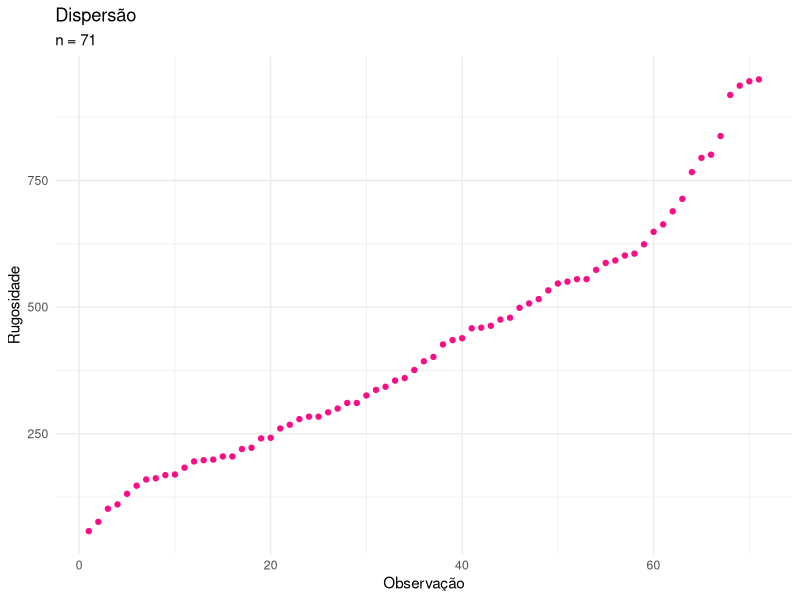
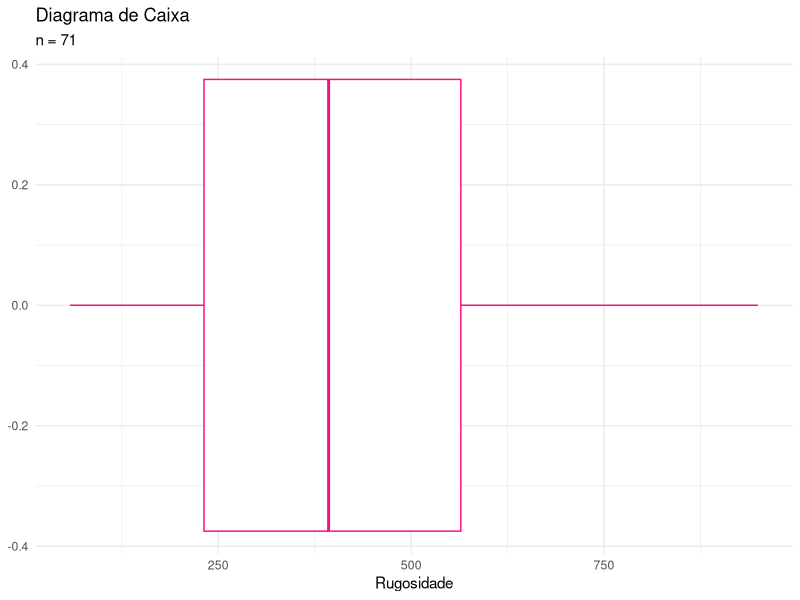
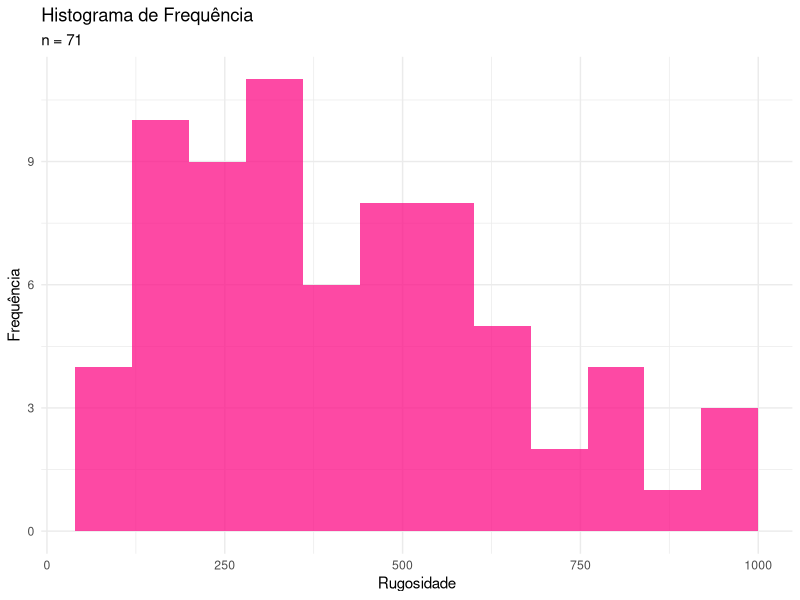
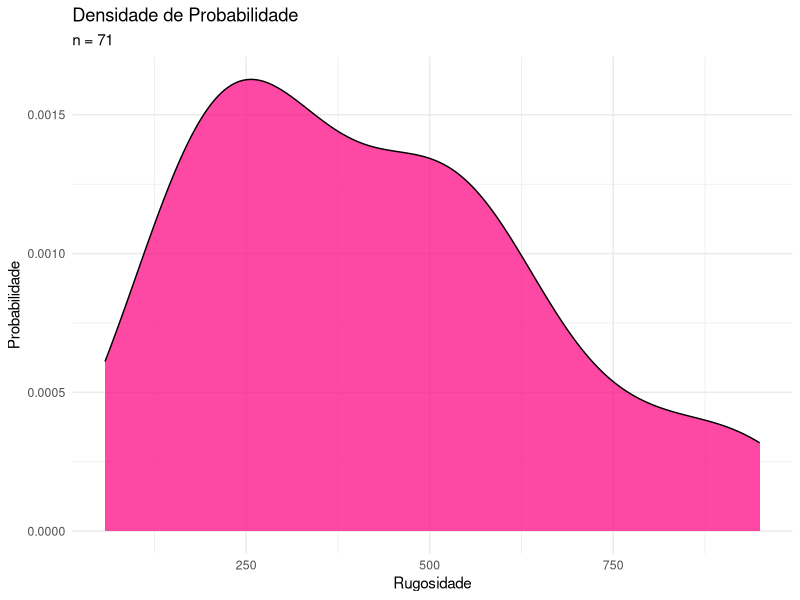
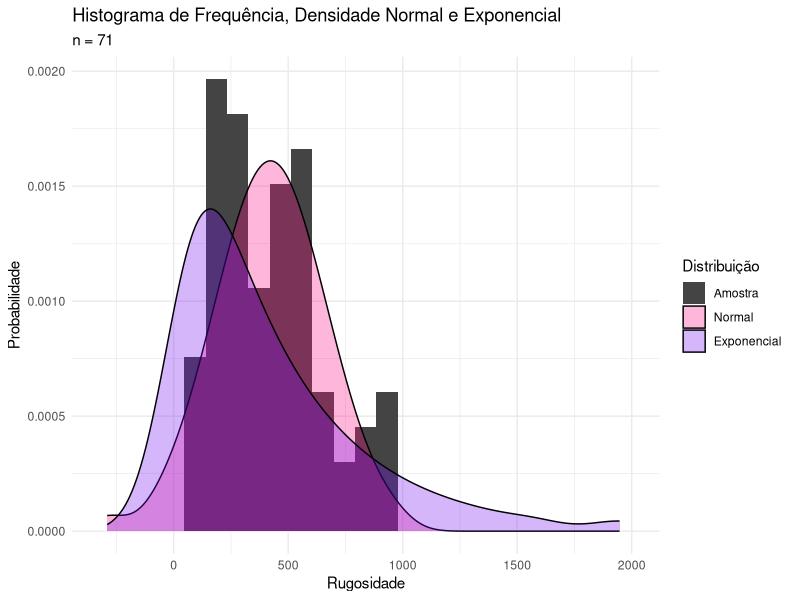
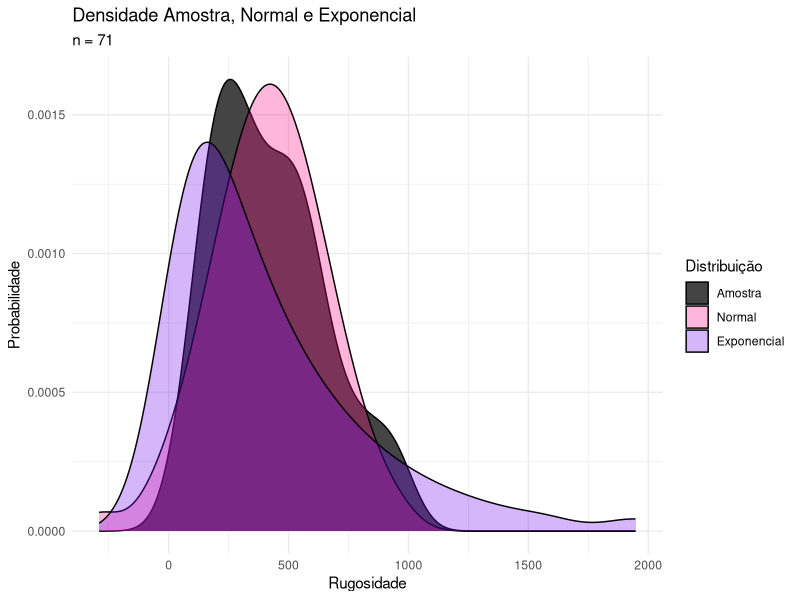
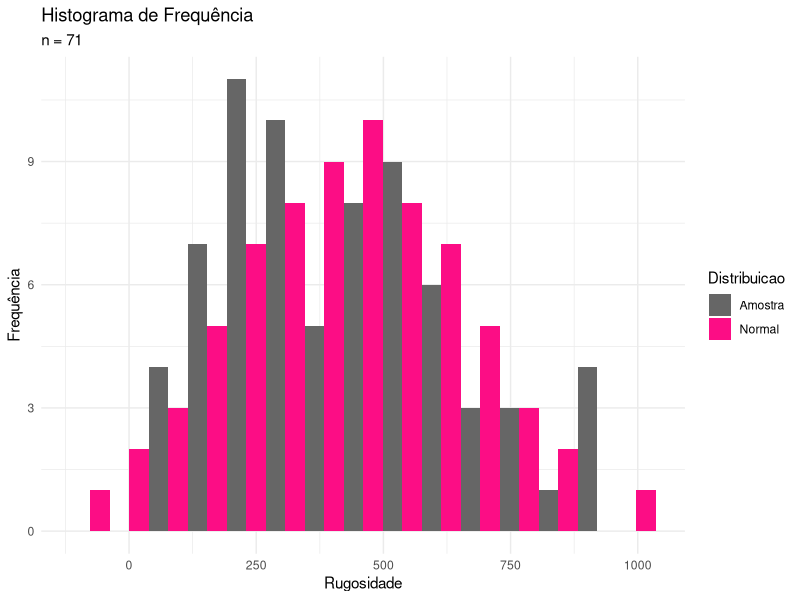
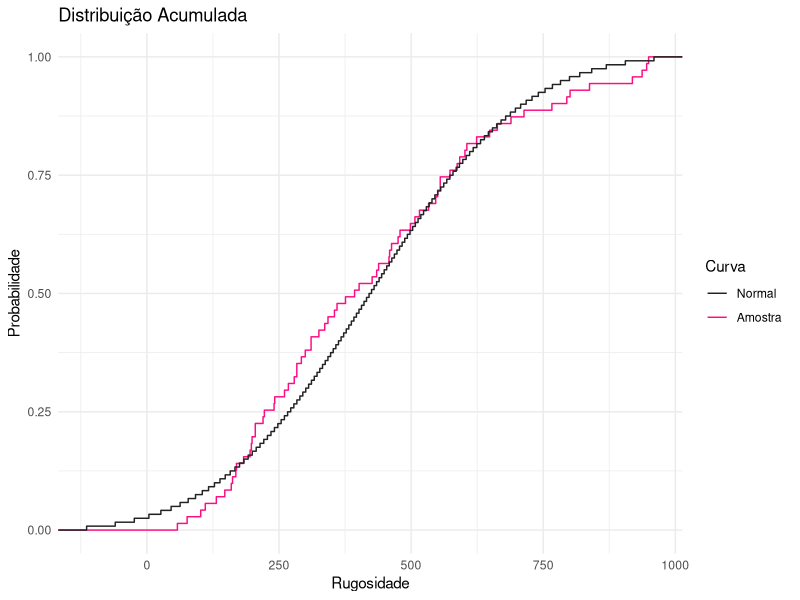

R code for these plots, in order:
### 1ª AP 2021.1
### Técnica de Análise de Dados de Transportes
### Prof. Dr. Manoel Mendonça de Castro Neto
### Aluno: Nelson de O. Quesado Filho
### Matrícula: 504117


## 1ª Questão - Avaliação da Rugosidade de Agregado para Pavimentação Asfáltica

library(tidyverse)
dados <- c(57.7, 76.1, 101.9, 110.5, 131.4, 147.4, 159.7, 162.1, 168.3, 169.5, 183.0, 195.3, 197.7, 199.0, 205.1, 205.1, 219.8, 222.3, 240.7, 241.9, 260.4, 267.7, 278.8, 283.7, 283.7, 292.3, 299.7, 310.7, 310.7, 325.5, 336.5, 342.7, 354.9, 359.8, 375.8, 393.0, 401.6, 426.2, 434.8, 438.5, 458.1, 459.3, 463.0, 475.3, 479.0, 498.6, 507.2, 515.8, 533.0, 546.5, 550.2, 555.1, 555.1, 573.5, 587.1, 592.0, 601.8, 605.5, 623.9, 648.5, 663.2, 689.0, 713.6, 766.4, 794.6, 800.8, 837.6, 918.7, 937.1, 945.7 , 949.4)

# a) (0,5) Que problema motivou o seu interesse em analisar esses dados? Qual é o
# objetivo da sua análise?

# RESPOSTA: A geometria dos grãos, por compor de 85% a 94% do peso total das misturas
# asfálticas,influenciam vários aspectos do desempenho da pavimentação, como permeabilidade,
# rigidez, trabalhabilidade, durabilidde, resistência, segurança e custo.
# Ainda, no Brasil, a indústria da construção civil, em particular o setor de infraestrutura
# viária, é a que mais consome agregados minerais. As projeções de crescimento deste
# setor a longo prazo joga luz sobre a insustentabilidade da exploração mineral, 
# demandando um consumo mais racional deste recurso limitado (LAGO, 2018; DYER et.
# al., 2021).
# Reconhecendo a grande importância da correta especificação e seleção dos agregados
# na indústria da pavimentação asfáltica, esta análise se objetiva a caracterizar
# corretamente determinado agregado a partir de uma amostra de 71 observações utilizando
# inferência estatística.


# b) (0,5) Detalhe o seu método de análise, que deve incluir uma análise descritiva
# da amostra e uma análise da adequabilidade de alguma distribuição de probabilidade
# vista em sala para representar o comportamento populacional da variável.

# RESPOSTA: O método de análise é dividido em três etapas: (I) análise descritiva, (II) 
# verificação de aderência a uma distribuição de probabilidade conhecida e (III) verificação
# do atendimento do requisito (rugosidade entre baixa à moderada).

# (I) A análise descritiva apresenta a tendência central (a partir da média e da mediana),
# a dispersão (a partir do desvio padrão, variância e coeviciente de variância),
# e a forma (a partir de gráficos de dispersão, diagrama de caixa, histograma e 
# densidade).

# (II) A partir da análise descritiva, da comparação da distribuição da amostra
# com as distribuições conhecidas (normal ou exponencial) e da reflexão sobre a
# natureza do fenômeno estudado, decide-se sobre a distribuição de probabilidade
# que será considerada como boa representação da população de onde se extraiu a
# amostra. A aderência da amostra à distribuição conhecida escolhida é verificada
# através de análises gráficas (distrbuição de frequências, gráfico de probabilidade
# acumulada e gráfico quantil-quantil), e do teste Shapiro-Wilk. Este método testa
# a hipótese nula em que determinada amostra se origina de uma população normalmente
# distribuída (Royston, 1982).

# (III) Para avaliação do que é solicitado, será considerado a probabilidade da população
# possuir rugosidade entre 440 e 825, considerando a distribuição de probabilidade
# conhecida testada e as estatísticas da amostra (média e desvio padrão, por exemplo).
# O agregado será aceito caso no mínimo 90% da população esteja classificada de
# acordo com a rugosidade desejada. Este é um critério arbitrário definido pelo analista.

# c) (3,0) Apresente e discuta os resultados da sua análise. 

# RESPOSTA:
# (I) Análise Descritiva

# A variável (rugosidade) do agregado é contínua e, caso o agregado não seja beneficiada,
# pode ser considerada de ocorrência natural, o que geralmente é bem representado
# pela distribuição normal (MONTGOMERY e RUNGER, 2016, cap. 5).

desc <- data.frame(n = length(dados), media = mean(dados), desvio_padrao = sd(dados), variancia = var(dados), coef_var = sd(dados)/mean(dados))
print(desc) # principais estatísticas descritivas

# A análise descritiva apresenta as principais estatísticas da amostra, dentre elas
# a média (422,76), desvio padrão (230,75) e coeficiente de variância (0,55).

quartis <- summary(dados)
print(quartis) # apresentação dos quartis

# Os quartis mostram certa proximidade entre média e mediana, o que pode reforçar
# certa normalidade da amostra (MONTGOMERY e RUNGER, 2016, cap. 5)..

# Gráfico de Dispersão
data.frame(dados) %>% ggplot() +
  geom_point(aes(c(1:71),dados), color = "#FC0D85") +
  labs(title = "Dispersão", subtitle = "n = 71", x = "Observação", y = "Rugosidade") +
  theme_minimal()

# Ainda, a análise dos quartis e da dispercão apresentam uma distribuição razoavelmente
# contínua ao longo da amostra com certa assimetria à direita.

# Boxplot
data.frame(dados) %>% ggplot() +
  geom_boxplot(aes(dados), color = "#FC0D85") +
  labs(title = "Diagrama de Caixa", subtitle = "n = 71", x = "Rugosidade") +
  theme_minimal()

# O diagrama de caixa confirma a assimetria à direita, sem a ocorrência de outliers.

# Histograma de Frequência
data.frame(dados) %>% ggplot(aes(dados)) +
  geom_histogram(fill = "#FC0D85", binwidth = 80, alpha = .75) +
  labs(title = "Histograma de Frequência", subtitle = "n = 71", x = "Rugosidade", y = "Frequência") +
  theme_minimal()

# O histograma, quando produzido com classe de tamanho 80 (escolhido arbitrariamente
# pelo analista após tentativas com diferentes valores), apresenta uma distribuição
# de frequência com crescimento até aproximadamente 300, e decrescimento a partir
# de então. A assimetria à direita também é identificada nesta representação

# Densidade de Probabilidade
data.frame(dados) %>% ggplot(aes(dados)) +
  geom_density(fill = "#FC0D85", alpha = 0.75) +
  labs(title = "Densidade de Probabilidade", subtitle = "n = 71", x = "Rugosidade", y = "Probabilidade")+
  theme_minimal()

# O gráfico de densidade de frequência corrobora o que é discutido a partir do hitograma
# de requência

# (II) Comparação da amostra com distribuições de probabilidade conhecidas.

# Histograma + Densidade Normal e Exponencial
data.frame(dados) %>% ggplot() +
  geom_histogram(aes(dados, y = ..density.., fill = "#444444"), bins = 25) +
  geom_density(aes(qnorm(seq(0.001, .99, length = 71), mean(dados), sd(dados)), fill = "#FC0D85"), alpha = 0.3) +
  geom_density(aes(qexp(seq(0.001, .99, length = 71), 1/mean(dados)), fill = "#750CF2"), alpha = 0.3) +
  scale_fill_identity(name = "Distribuição", breaks = c("#444444", "#FC0D85", "#750CF2"), labels = c("Amostra", "Normal", "Exponencial "), guide = "legend") +
  labs(title = "Histograma de Frequência, Densidade Normal e Exponencial", subtitle = "n = 71", x = "Rugosidade", y = "Probabilidade") +
  theme_minimal()

# Densidade Amostra, Normal e Exponencial
data.frame(dados) %>% ggplot() +
  geom_density(aes(dados, fill = "#444444")) +
  geom_density(aes(qnorm(seq(0.001, .99, length = 71), mean(dados), sd(dados)), fill = "#FC0D85"), alpha = 0.3) +
  geom_density(aes(qexp(seq(0.001, .99, length = 71), 1/mean(dados)), fill = "#750CF2"), alpha = 0.3) +
  scale_fill_identity(name = "Distribuição", breaks = c("#444444", "#FC0D85", "#750CF2"), labels = c("Amostra", "Normal", "Exponencial"), guide = "legend") +
  labs(title = "Densidade Amostra, Normal e Exponencial", subtitle = "n = 71", x = "Rugosidade", y = "Probabilidade") +
  theme_minimal()

# Partindo da análise visual do gráfico apresentado, decide-se por testar a aderência
# da amostra à distribuição normal, pois entende-se que esta é a que mais se aproxima
# da distribuição de frequência da amostra e é coerente com os argumentos apresentados
# na análise descritiva realizada até então.

# Teste de aderência à distribuição normal.

# Histograma de frequência observada vs. distribuição normal.

data.frame(dados = c(dados, qnorm(seq(0.01, 0.99, length = 71), desc$media, desc$desvio_padrao)), Distribuicao = rep(c("Amostra", "Normal"), times = c(71, 71))) %>%
  ggplot() +
  geom_histogram(aes(dados, fill = Distribuicao), position = "dodge", bins = 15) + scale_fill_manual(values = c("#666666", "#FC0D85")) +
  labs(title = "Histograma de Frequência", subtitle = "n = 71", x = "Rugosidade", y = "Frequência") +
  theme_minimal()

# Este gráfico mostra certa semelhança estre as distribuições analisadas, com exceção
# aos valores mais centrais. Espera-se que as diferenças encontradas sejam despresíveis.

# Distribuição de Probabilidade Acumulada
ggplot() +
  stat_ecdf(aes(dados, color = "#FC0D85")) +
  stat_ecdf(aes(qnorm(seq(0.01, 0.99, length = 120), desc$media, desc$desvio_padrao), color = "#222222")) +
  labs(title = "Distribuição Acumulada", x = "Rugosidade", y = "Probabilidade") + scale_color_identity(name = "Curva", breaks = c("#222222", "#FC0D85"), labels = c("Normal", "Amostra "), guide = "legend") +
  theme_minimal()

# A distribuição acumulada reforça a proximidade da distribuição amostral com a
# distribuição normal.

# Gráfico QQ
p <- seq(0.05, 0.95, 0.05) #base do quantil: de 5% a 95% a cada 5%
observed_quantiles <- quantile(dados, p)
theoretical_quantiles <- qnorm(p, mean = desc$media, sd = desc$desvio_padrao)

data.frame(Quantis_Teoricos = theoretical_quantiles, Quantis_Observados = observed_quantiles) %>%
  ggplot(aes(Quantis_Teoricos, Quantis_Observados)) +
  geom_point(color = "#222222") +
  labs(title = "Gráfico Quantil-Quantil", subtitle = "n = 71", x = "Quantis Teóricos", y = "Quantis Observados") +
  geom_abline(slope = 1, color = "#FC0D85") +
  xlim(50, 1000) +
  ylim(50, 1000) +
  theme_minimal()

# A proximidade dos pontos à reta de referência no gráfico quantil-quantil reforça
# a análise feita até então

# Teste shapiro-wilko
shapiro.test(dados)

# O teste Shapiro-Wilko confirma que há 95,2% de chance da amostra se originar de
# uma distribuição normal, considerando o valor P de 0.009.


# (III) Verificaçao do requisito: rugosidade entre 440 e 825.
pnorm(825, desc$media, desc$desvio_padrao) - pnorm(440, desc$media, desc$desvio_padrao)

# Considerando que a distribuição normal representa bem a população de onde a amostra
# foi coletada e que possui mesma média e mesmo desvio padrão, pode-se concluir
# que 42,96% da população (agregados) deve possuir rugosidade entre 440 e 825.

# A partir do critério definido, o agregado não deve ser utilizado.


# d) (0,5) Explicite as premissas (suposições) da sua análise.

# RESPOSTA: Como premissas do método aplicado, pode-se citar as seguintes:
# (i) A amostra representa bem a população.
# (ii) A população pode ser bem representada pela distribuição normal.
# (iii) As pequenas diferenças encontradas entre a distribuição amostral e a distribuição
# normal são despresíveis para a compreensão da população.
# (iv) O critério estabelecido para aceitação do agregado é adequado.

# Referências Bibligráficas
# Dyer, P. P., Silva, S. A., Klinsky, L. M. G., Coppio, G. L., & de Lima, M. G. (2021). Caracterização de areia descartada de fundição como agregado para pavimentação. TRANSPORTES, 29(1), 148–160. https://doi.org/10.14295/transportes.v29i1.2241
# Lago, L. N. Avaliação geológico-geotécnica de agregados de rocha granulítica para uso em pavimentação asfáltica. Dissertação (mestrado) – Pontifícia Universidade Católica do Rio de Janeiro, Departamento de Engenharia Civil, 2018.
# Montgomery, D.C. e Runger, G.C. (2016) Estatística Aplicada e Probabilidade para Engenheiros. LTC – Livros Técnicos e Científicos.
# Royston, P. (1982). An extension of Shapiro and Wilk's W test for normality to large samples. Applied Statistics, 31, 115–124. doi: 10.2307/2347973.

#### FIM DA 1A QUESTÃO

## 2ª Questão - Dimensionamento de Assentos em Ponto de Embarque de Ônibus

dados2 <- c(146.8, 34.7, 170, 24.3, 28, 74.2, 48.6, 75.1, 119.1, 38.3, 24.9, 72, 65.5, 214.7, 7.2, 10.2, 23.5, 90.1, 57.5, 54.7, 37.3, 249.9, 30.3, 22.2, 96.7, 32.5, 152.6, 10, 13.1, 46.1, 15.1, 6.8, 62.1, 50, 0.7, 132.5, 17.5, 7.7, 72, 1.7, 105.4, 43.1, 110.4, 158.8, 0.4, 123.3, 85.1, 30.9, 176.2, 23.4, 89.8, 85.8, 11.3, 91.4, 8, 96.6, 15.2, 30.3, 83.8, 14.4, 114.7, 28.1, 5.4, 27.3, 91.6, 11.1, 9, 28.9, 238, 98.8, 19.6, 20, 34, 3, 6.4, 22.9, 132.8, 42.6, 109.8, 90.6, 146, 23, 219.6, 164.2, 57.7, 28.3, 22.4, 166.7, 1.6, 223.8, 18.7, 76.1, 18.3, 99.8, 92.8, 93.4, 276.1, 10.3, 98.5, 101.2, 42.9, 16.4, 33, 4.1, 11.9, 36.2, 2.2, 2.3, 107.4, 21.3, 103.4, 19.2, 56, 176.5, 41.2, 98.6, 6, 3.1, 5.3, 35.4, 14.2, 37.6, 24.8, 69.7, 46.6, 30.4, 13.8, 93.7, 43, 73, 17.2, 51.2, 43.1, 54.9, 42, 88.4, 15.6, 3.9, 39.3, 1.8, 17.9, 16.9, 3.1, 49, 80.9, 61.5, 108.8, 7.2, 86.7, 32.5, 70.4, 1.3, 6.2, 40.1, 103.5, 110.2, 50.1, 69.8, 20.7, 60.3, 53.2, 19.9, 58.4, 158.5, 71.9, 266, 31.7, 3.4, 99.4, 11, 14.3, 108.3, 30.3, 101.1, 60.2, 33.1, 103, 109.7, 34.2, 8.1, 20.7, 85.3, 37.8, 80.7, 13, 34.2, 59.7, 104.7, 39.3, 69.3, 31.8, 13.7, 34, 64.6, 62.5, 26.3, 100.7, 104, 134.2, 80.5)

# a) (0,5) Que problema motivou o seu interesse em analisar esses dados?
# Qual é o objetivo da sua análise?

# O objetivo desta análise é dimensionar a quantidade de assentos em um ponto de
# embarque de ônibus de maneira a garantir que, em 95% das vezes, as chegadas de
# usuários seja igual ou menor que a quantidade de assentos disponíveis.

# Dessa forma, espera-se otimizar o espaço disponível para os pedestre que ali circulam,
# garantindo conforto os usuários que aguardam o ônibus e mantendo o uso racional
# dos recursos disponíveis para a construção do abrigo de espera,

# b) (0,5)  Detalhe o seu método de análise, que deve incluir a análise descritiva
# da amostra e a análise da adequabilidade de alguma distribuição de probabilidade
# vista em sala para representar o comportamento populacional da variável.

# O método se inicia com a descrição da amostra, através das medidas de tendência
# central, dispersão e forma. Em seguida, utilizando análise visual-gráfica e comparando
# a média com a variância, verifica-se a proximidade da distribuição da amostra com
# a distribuição de poisson.

# Por fim, caso poisson represente adequadamente a amostra, utiliza-se esta distribuição
# teórica para estimar a quantidade de chegada de usuários dentro do itnervalo de tempo
# de chegada de ônibus.

# c) (3,0) Apresente e discuta os resultados da sua análise. 

minuto_chegada <- cumsum(dados2/(60))

qtdclass <- function(x) { # função que conta ocorrências na classe (de 5 em 5 minutos)
  sum(minuto_chegada < x) - sum(minuto_chegada < x -5)
}

chegada <- data.frame(tempo = seq(5, 205, 5)) %>% mutate(ocorrencia = sapply(tempo, qtdclass))

print(chegada)
# ANALISE DESCRITIVA

desc2 <- data.frame(n = length(chegada$ocorrencia), media = mean(chegada$ocorrencia), desvio_padrao = sd(chegada$ocorrencia), coef_var = sd(chegada$ocorrencia)/mean(chegada$ocorrencia), variancia = var(chegada$ocorrencia))

print(desc2) # principais estatísticas descritivas

desc2$variancia/desc2$media # a variância é muito próxima da média, reforçando poisson.

quartis2 <- summary(chegada$ocorrencia)
print(quartis2) # apresentação dos quartis

# Dispersão
chegada %>% ggplot() +
  geom_point(aes(c(1:41), ocorrencia), color = "#E6B900") +
  ylim(0, 11) +
  labs(title = "Dispersão", subtitle = "n = 41", x = "Observação", y = "Ocorrências (usuários/5 min)") +
  theme_minimal()

# Boxplot
chegada %>% ggplot() +
  geom_boxplot(aes(ocorrencia), color = "#E6B900") +
  labs(title = "Diagrama de Caixa", subtitle = "n = 41", x = "Ocorrências (usuários/5 min)") +
  theme_minimal()

# Histograma + Densidade
chegada %>% ggplot(aes(ocorrencia)) +
  geom_histogram(aes(y = ..density..), bins = 10) +
  geom_density(fill = "#E6B900", alpha = 0.5) +
  labs(title = "Histograma de Frequência e Densidade", subtitle = "n = 41", x = "Ocorrências (usuários/5 min)", y = "Probabilidade") +
  theme_minimal()

# Distribuição de Frequência (Comparativo)
data.frame(ocorrencia = c(chegada$ocorrencia, qpois(seq(0.01, 0.99, length = 41), desc2$media)), Distribuicao = rep(c("Amostra", "Poisson"), times = c(41, 41))) %>%
  ggplot() +
  geom_histogram(aes(ocorrencia, fill = Distribuicao), position = "dodge", bins = 15) + scale_fill_manual(values = c("#666666", "#E6B900")) +
  labs(title = "Histograma de Frequência", subtitle = "n = 41", x = "Ocorrências (usuários/5 min)", y = "Frequência") +
  theme_minimal()

# Densidade de Probabilidade (Comparativo)

chegada %>% ggplot() +
  geom_density(aes(ocorrencia, fill = "#444444")) +
  geom_density(aes(qpois(seq(0.001, .99, length = 41), desc2$media), fill = "#E6B900"), alpha = 0.3) +
  scale_fill_identity(name = "Distribuição", breaks = c("#444444", "#E6B900"), labels = c("Amostra", "Poisson"), guide = "legend") +
  labs(title = "Densidade Amostra e Poisson", subtitle = "n = 41", x = "Ocorrência (usuários/5 min)", y = "Probabilidade") +
  theme_minimal()

# Distribuição de Probabilidade Acumulada
ggplot() +
  stat_ecdf(aes(chegada$ocorrencia, color = "#E6B900")) +
  stat_ecdf(aes(qpois(seq(0.01, 0.99, length = 41), desc2$media), color = "#222222")) +
  labs(title = "Distribuição Acumulada", x = "Ocorrência (usuários/5 min)", y = "Probabilidade") + scale_color_identity(name = "Curva", breaks = c("#222222", "#E6B900"), labels = c("Poisson", "Amostra "), guide = "legend") +
  theme_minimal()

# Gráfico QQ
p2 <- seq(0.05, 0.95, 0.05) #base do quantil: de 5% a 95% a cada 5%
observed_quantiles2 <- quantile(chegada$ocorrencia, p2)
theoretical_quantiles2 <- qpois(p2, desc2$media)
data.frame(Quantis_Teoricos = theoretical_quantiles2, Quantis_Observados = observed_quantiles2) %>%
  ggplot(aes(Quantis_Teoricos, Quantis_Observados)) +
  geom_point(color = "#222222") +
  labs(title = "Gráfico Quantil-Quantil", subtitle = "n = 41", x = "Quantis Teóricos", y = "Quantis Observados") +
  geom_abline(slope = 1, color = "#E6B900") +
  theme_minimal()

# A análise visual aponte que poison pode representar bem a distribuição da amostra observada.
# Calcula-se, através da distribuição acumulada de poisson, quantas pessoas chegam,
# no máximo, em 95% das vezes, durante o período de 5 minutos.

qpois(.95, desc2$media) # 9 assentos garantem que, em 95% das vezes, nenhuma pessoa
# precise agaurdar em pé pela chegada do ônibus.

# d) (0,5) Explicite as premissas (suposições) da sua análise.

# RESPOSTA: Como premissas do método aplicado, pode-se citar as seguintes:
# (i) A amostra representa bem a população.
# (ii) A população pode ser bem representada pela distribuição de poisson
# (iii) As pequenas diferenças encontradas entre a distribuição amostral e a distribuição
# de poisson são despresíveis para a compreensão da população.
# (iv) O critério estabelecido para dimensionamento é adequado.
# (v) Qualquer ônibus que chega atende à todos os usuários que estão aguardando.

#### FIM DA 2A QUESTÃO

## 3ª Questão - O papel da Analise Descritiva e da Probabilidade como ferramenta de trabalho.

# RESPOSTA:
# A análise descritiva e de probabilidade permite estimar a distribuição de uma
# população a partir de um conjunto de observações. Na engenharia, esta competência
# é extramente útil pelas limitações de se observar a população como um todo: impossibilidade
# de experimentação, escassez de dados, recursos limitados para coleta de dados, entre outros.
# Assim, o ferramental estatística ajuda a estimar o comportamento de variáveis e
# fenômenos com segurança conhecida a partir de amostras destas populações.
# Modelos de engenharia podem se basear nessas estiamtivas e ajudar a prover analistas
# com ferramentas de previsão úeis para os problemas comumente encontrados.
# Como exemplo das questões apresentadas neste exame, foi possível tomar decisões
# sobre o aceite de um estoque de agregados (população) a partir de uma amostra,
# bem como estimar e dimensionar, com segurança conhecida, o nível de serviço de
# determinado abrigo de embarque do transporte público, a partir de uma amostra.

#### FIM DA 3A QUESTÃO

#### FIM DA RESOLUCAO DA AVALIACAO